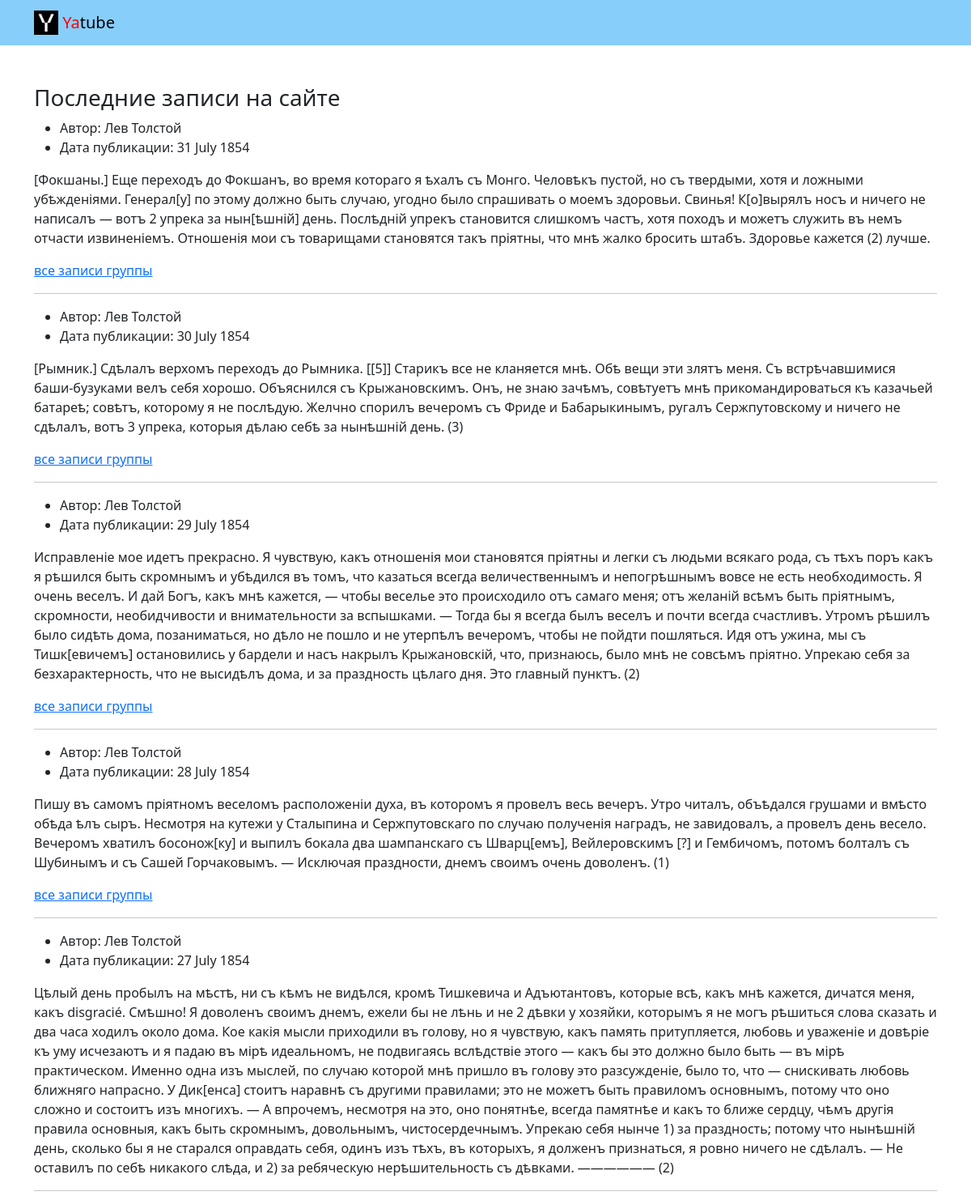
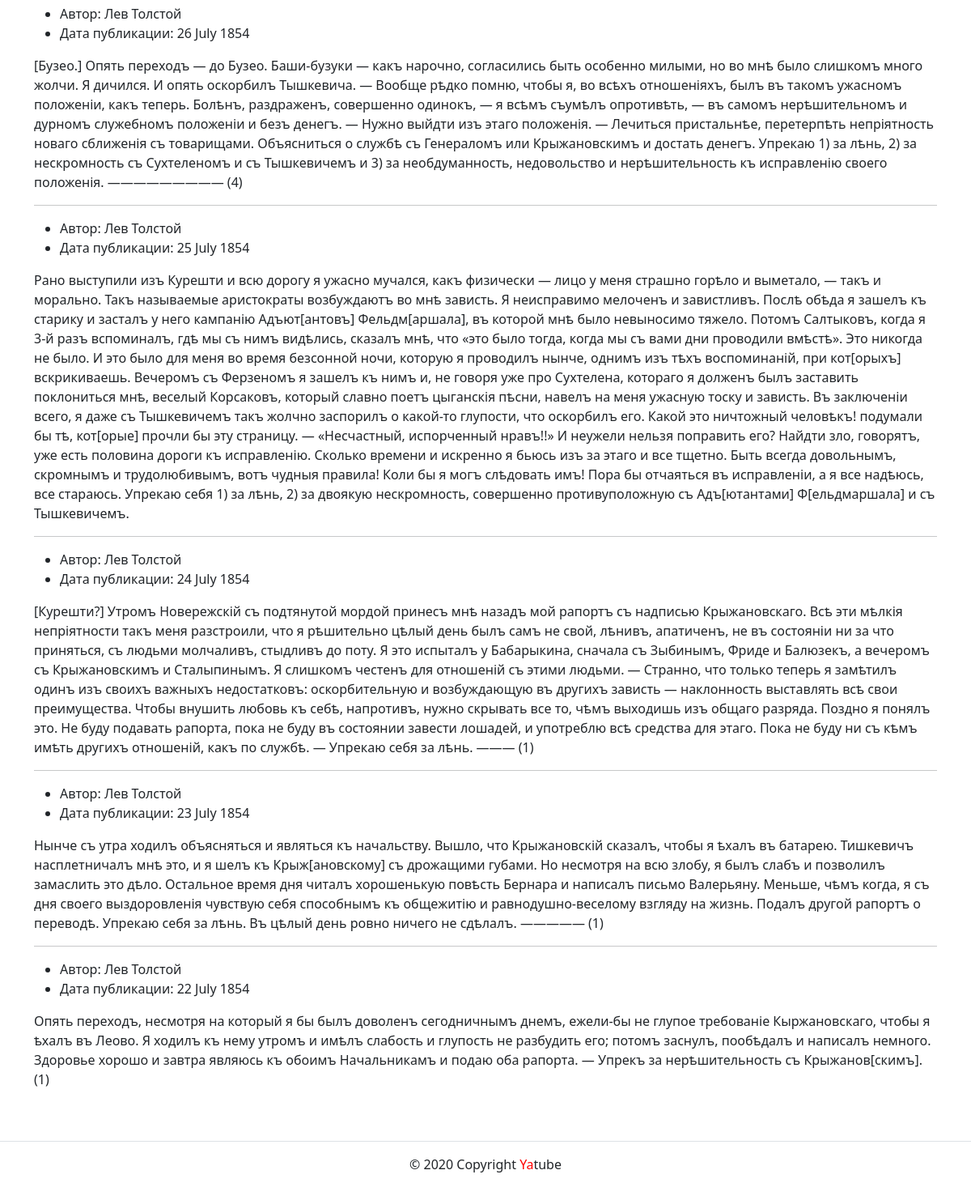
The page / on the database its author committed (2 pictures, top to bottom).
### posts/models.py (models this page shows)
class Post(models.Model):
    text = models.TextField()
    pub_date = models.DateTimeField(auto_now_add=True)
    author = models.ForeignKey(
        User,
        on_delete=models.CASCADE,
        related_name='posts'
    )
    group = models.ForeignKey(
        Group, blank=True, null=True,
        on_delete=models.CASCADE,
    )

### posts/views.py (the view)
# urls.py: path('', views.index, name='index'),
def index(request):
    template = 'posts/index.html'
    posts = Post.objects.order_by('-pub_date')[:10]
    context = {
        'posts': posts,
        'title': 'Последние записи на сайте'
    }
    return render(request, template, context)

### templates/posts/index.html (shortened to what this page needs)
{% extends 'base.html' %}
{%block content %}
<div class="container py-5">
  <h3> {{ title }} </h3>
  {% for post in posts %}
    <article>
    <ul>
      <li>
        Автор: {{ post.author.get_full_name }}
      </li>
      <li>
        Дата публикации: {{ post.pub_date|date:"d E Y" }}
      </li>
    </ul>
    <p>
      {{ post.text }}
    </p>
    {% if post.group %}
    <a href="{% url 'posts:group_list' post.group.slug %}">все записи группы</a>
  {% endif %}
    {% if not forloop.last %}<hr>{% endif %}
    </article>
  {% endfor %}
</div>
{% endblock %}
{%block footer %}
  <footer class="border-top text-center py-3">
    {% include 'includes/footer.html' %}
  </footer>
{%endblock %}

### rows shown on the page
Post: author.get_full_name "Лев Толстой", pub_date "31 July 1854", text "[Фокшаны.] Еще переходъ до Фокшанъ, во время котораго я ѣхалъ съ Монго. Человѣкъ пустой, но съ твердыми, хотя и ложными убѣжденіями. Генерал[у] по этому должно быть случаю, угодно было спрашивать о моемъ здоровьи. Свинья! К[о]вырялъ носъ и ничего не написалъ — вотъ 2 упрека за нын[ѣшній] день. Послѣдній упрекъ становится слишкомъ частъ, хотя походъ и можетъ служить въ немъ отчасти извиненіемъ. Отношенія мои съ товарищами становятся такъ пріятны, что мнѣ жалко бросить штабъ. Здоровье кажется (2) лучше.", shows "все записи группы"
Post: author.get_full_name "Лев Толстой", pub_date "30 July 1854", text "[Рымник.] Сдѣлалъ верхомъ переходъ до Рымника. [[5]] Старикъ все не кланяется мнѣ. Обѣ вещи эти злятъ меня. Съ встрѣчавшимися баши-бузуками велъ себя хорошо. Объяснился съ Крыжановскимъ. Онъ, не знаю зачѣмъ, совѣтуетъ мнѣ прикомандироваться къ казачьей батареѣ; совѣтъ, которому я не послѣдую. Желчно спорилъ вечеромъ съ Фриде и Бабарыкинымъ, ругалъ Сержпутовскому и ничего не сдѣлалъ, вотъ 3 упрека, которыя дѣлаю себѣ за нынѣшній день. (3)", shows "все записи группы"
Post: author.get_full_name "Лев Толстой", pub_date "29 July 1854", text "Исправленіе мое идетъ прекрасно. Я чувствую, какъ отношенія мои становятся пріятны и легки съ людьми всякаго рода, съ тѣхъ поръ какъ я рѣшился быть скромнымъ и убѣдился въ томъ, что казаться всегда величественнымъ и непогрѣшнымъ вовсе не есть необходимость. Я очень веселъ. И дай Богъ, какъ мнѣ кажется, — чтобы веселье это происходило отъ самаго меня; отъ желаній всѣмъ быть пріятнымъ, скромности, необидчивости и внимательности за вспышками. — Тогда бы я всегда былъ веселъ и почти всегда счастливъ. Утромъ рѣшилъ было сидѣть дома, позаниматься, но дѣло не пошло и не утерпѣлъ вечеромъ, чтобы не пойдти пошляться. Идя отъ ужина, мы съ Тишк[евичемъ] остановились у бардели и насъ накрылъ…", shows "все записи группы"
Post: author.get_full_name "Лев Толстой", pub_date "28 July 1854", text "Пишу въ самомъ пріятномъ веселомъ расположеніи духа, въ которомъ я провелъ весь вечеръ. Утро читалъ, объѣдался грушами и вмѣсто обѣда ѣлъ сыръ. Несмотря на кутежи у Сталыпина и Сержпутовскаго по случаю полученія наградъ, не завидовалъ, а провелъ день весело. Вечеромъ хватилъ босонож[ку] и выпилъ бокала два шампанскаго съ Шварц[емъ], Вейлеровскимъ [?] и Гембичомъ, потомъ болталъ съ Шубинымъ и съ Сашей Горчаковымъ. — Исключая праздности, днемъ своимъ очень доволенъ. (1)", shows "все записи группы"
Post: author.get_full_name "Лев Толстой", pub_date "27 July 1854", text "Цѣлый день пробылъ на мѣстѣ, ни съ кѣмъ не видѣлся, кромѣ Тишкевича и Адъютантовъ, которые всѣ, какъ мнѣ кажется, дичатся меня, какъ disgracié. Смѣшно! Я доволенъ своимъ днемъ, ежели бы не лѣнь и не 2 дѣвки у хозяйки, которымъ я не могъ рѣшиться слова сказать и два часа ходилъ около дома. Кое какія мысли приходили въ голову, но я чувствую, какъ память притупляется, любовь и уваженіе и довѣріе къ уму исчезаютъ и я падаю въ мірѣ идеальномъ, не подвигаясь вслѣдствіе этого — какъ бы это должно было быть — въ мірѣ практическом. Именно одна изъ мыслей, по случаю которой мнѣ пришло въ голову это разсужденіе, было то, что — снискивать любовь ближняго напрасно. У Дик[енса] стоитъ наравнѣ съ другими…"
Post: author.get_full_name "Лев Толстой", pub_date "26 July 1854", text "[Бузео.] Опять переходъ — до Бузео. Баши-бузуки — какъ нарочно, согласились быть особенно милыми, но во мнѣ было слишкомъ много жолчи. Я дичился. И опять оскорбилъ Тышкевича. — Вообще рѣдко помню, чтобы я, во всѣхъ отношеніяхъ, былъ въ такомъ ужасномъ положеніи, какъ теперь. Болѣнъ, раздраженъ, совершенно одинокъ, — я всѣмъ съумѣлъ опротивѣть, — въ самомъ нерѣшительномъ и дурномъ служебномъ положеніи и безъ денегъ. — Нужно выйдти изъ этаго положенія. — Лечиться пристальнѣе, перетерпѣть непріятность новаго сближенія съ товарищами. Объясниться о службѣ съ Генераломъ или Крыжановскимъ и достать денегъ. Упрекаю 1) за лѣнь, 2) за нескромность съ Сухтеленомъ и съ Тышкевичемъ и 3) за…"
Post: author.get_full_name "Лев Толстой", pub_date "25 July 1854", text "Рано выступили изъ Курешти и всю дорогу я ужасно мучался, какъ физически — лицо у меня страшно горѣло и выметало, — такъ и морально. Такъ называемые аристократы возбуждаютъ во мнѣ зависть. Я неисправимо мелоченъ и завистливъ. Послѣ обѣда я зашелъ къ старику и засталъ у него кампанію Адъют[антовъ] Фельдм[аршала], въ которой мнѣ было невыносимо тяжело. Потомъ Салтыковъ, когда я 3-й разъ вспоминалъ, гдѣ мы съ нимъ видѣлись, сказалъ мнѣ, что «это было тогда, когда мы съ вами дни проводили вмѣстѣ». Это никогда не было. И это было для меня во время безсонной ночи, которую я проводилъ нынче, однимъ изъ тѣхъ воспоминаній, при кот[орыхъ] вскрикиваешь. Вечеромъ съ Ферзеномъ я зашелъ къ нимъ и, не…"
Post: author.get_full_name "Лев Толстой", pub_date "24 July 1854", text "[Курешти?] Утромъ Новережскій съ подтянутой мордой принесъ мнѣ назадъ мой рапортъ съ надписью Крыжановскаго. Всѣ эти мѣлкія непріятности такъ меня разстроили, что я рѣшительно цѣлый день былъ самъ не свой, лѣнивъ, апатиченъ, не въ состояніи ни за что приняться, съ людьми молчаливъ, стыдливъ до поту. Я это испыталъ у Бабарыкина, сначала съ Зыбинымъ, Фриде и Балюзекъ, а вечеромъ съ Крыжановскимъ и Сталыпинымъ. Я слишкомъ честенъ для отношеній съ этими людьми. — Странно, что только теперь я замѣтилъ одинъ изъ своихъ важныхъ недостатковъ: оскорбительную и возбуждающую въ другихъ зависть — наклонность выставлять всѣ свои преимущества. Чтобы внушить любовь къ себѣ, напротивъ, нужно скрывать все…"
Post: author.get_full_name "Лев Толстой", pub_date "23 July 1854", text "Нынче съ утра ходилъ объясняться и являться къ начальству. Вышло, что Крыжановскій сказалъ, чтобы я ѣхалъ въ батарею. Тишкевичъ насплетничалъ мнѣ это, и я шелъ къ Крыж[ановскому] съ дрожащими губами. Но несмотря на всю злобу, я былъ слабъ и позволилъ замаслить это дѣло. Остальное время дня читалъ хорошенькую повѣсть Бернара и написалъ письмо Валерьяну. Меньше, чѣмъ когда, я съ дня своего выздоровленія чувствую себя способнымъ къ общежитію и равнодушно-веселому взгляду на жизнь. Подалъ другой рапортъ о переводѣ. Упрекаю себя за лѣнь. Въ цѣлый день ровно ничего не сдѣлалъ. ————— (1)"
Post: author.get_full_name "Лев Толстой", pub_date "22 July 1854", text "Опять переходъ, несмотря на который я бы былъ доволенъ сегодничнымъ днемъ, ежели-бы не глупое требованіе Кыржановскаго, чтобы я ѣхалъ въ Леово. Я ходилъ къ нему утромъ и имѣлъ слабость и глупость не разбудить его; потомъ заснулъ, пообѣдалъ и написалъ немного. Здоровье хорошо и завтра являюсь къ обоимъ Начальникамъ и подаю оба рапорта. — Упрекъ за нерѣшительность съ Крыжанов[скимъ]. (1)"

### other values the page prints
{{ title }} "Последние записи на сайте"
